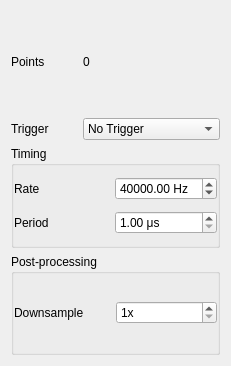
<?xml version="1.0" encoding="UTF-8"?>
<ui version="4.0">
 <class>Form</class>
 <widget class="QWidget" name="Form">
  <property name="geometry">
   <rect>
    <x>0</x>
    <y>0</y>
    <width>231</width>
    <height>366</height>
   </rect>
  </property>
  <property name="windowTitle">
   <string>Form</string>
  </property>
  <layout class="QGridLayout" name="gridLayout">
   <item row="1" column="0">
    <widget class="QLabel" name="label_2">
     <property name="text">
      <string>Trigger</string>
     </property>
    </widget>
   </item>
   <item row="1" column="1" colspan="2">
    <widget class="QComboBox" name="triggerDevList">
     <item>
      <property name="text">
       <string>No Trigger</string>
      </property>
     </item>
    </widget>
   </item>
   <item row="0" column="0">
    <widget class="QLabel" name="label_3">
     <property name="text">
      <string>Points</string>
     </property>
    </widget>
   </item>
   <item row="0" column="1">
    <widget class="QLabel" name="numPtsLabel">
     <property name="text">
      <string>0</string>
     </property>
    </widget>
   </item>
   <item row="3" column="0" colspan="3">
    <widget class="QGroupBox" name="groupBox">
     <property name="title">
      <string>Post-processing</string>
     </property>
     <layout class="QGridLayout" name="gridLayout_3">
      <property name="margin">
       <number>0</number>
      </property>
      <property name="spacing">
       <number>0</number>
      </property>
      <item row="0" column="0">
       <widget class="QLabel" name="label_8">
        <property name="text">
         <string>Downsample</string>
        </property>
       </widget>
      </item>
      <item row="0" column="1">
       <widget class="QSpinBox" name="downsampleSpin">
        <property name="toolTip">
         <string>Amount DAQ data should be downsampled before returning results (output data is not downsampled before sending to the DAQ). DI/DO data is downsampled by subsampling, AI/AO data is downsampled by averaging. </string>
        </property>
        <property name="suffix">
         <string>x</string>
        </property>
        <property name="minimum">
         <number>1</number>
        </property>
        <property name="maximum">
         <number>10000000</number>
        </property>
        <property name="value">
         <number>1</number>
        </property>
       </widget>
      </item>
     </layout>
    </widget>
   </item>
   <item row="2" column="0" colspan="3">
    <widget class="QGroupBox" name="groupBox_2">
     <property name="title">
      <string>Timing</string>
     </property>
     <layout class="QGridLayout" name="gridLayout_2">
      <property name="margin">
       <number>0</number>
      </property>
      <property name="spacing">
       <number>0</number>
      </property>
      <item row="0" column="0">
       <widget class="QLabel" name="label">
        <property name="text">
         <string>Rate</string>
        </property>
       </widget>
      </item>
      <item row="0" column="1">
       <widget class="SpinBox" name="rateSpin">
        <property name="suffix">
         <string> Hz</string>
        </property>
        <property name="minimum">
         <double>0.010000000000000</double>
        </property>
        <property name="maximum">
         <double>1000000.000000000000000</double>
        </property>
        <property name="value">
         <double>40000.000000000000000</double>
        </property>
       </widget>
      </item>
      <item row="1" column="0">
       <widget class="QLabel" name="label_4">
        <property name="text">
         <string>Period</string>
        </property>
       </widget>
      </item>
      <item row="1" column="1">
       <widget class="SpinBox" name="periodSpin">
        <property name="suffix">
         <string> μs</string>
        </property>
        <property name="minimum">
         <double>1.000000000000000</double>
        </property>
        <property name="maximum">
         <double>10000.000000000000000</double>
        </property>
        <property name="value">
         <double>1.000000000000000</double>
        </property>
       </widget>
      </item>
     </layout>
    </widget>
   </item>
  </layout>
 </widget>
 <customwidgets>
  <customwidget>
   <class>SpinBox</class>
   <extends>QDoubleSpinBox</extends>
   <header>pyqtgraph</header>
  </customwidget>
 </customwidgets>
 <resources/>
 <connections/>
</ui>
